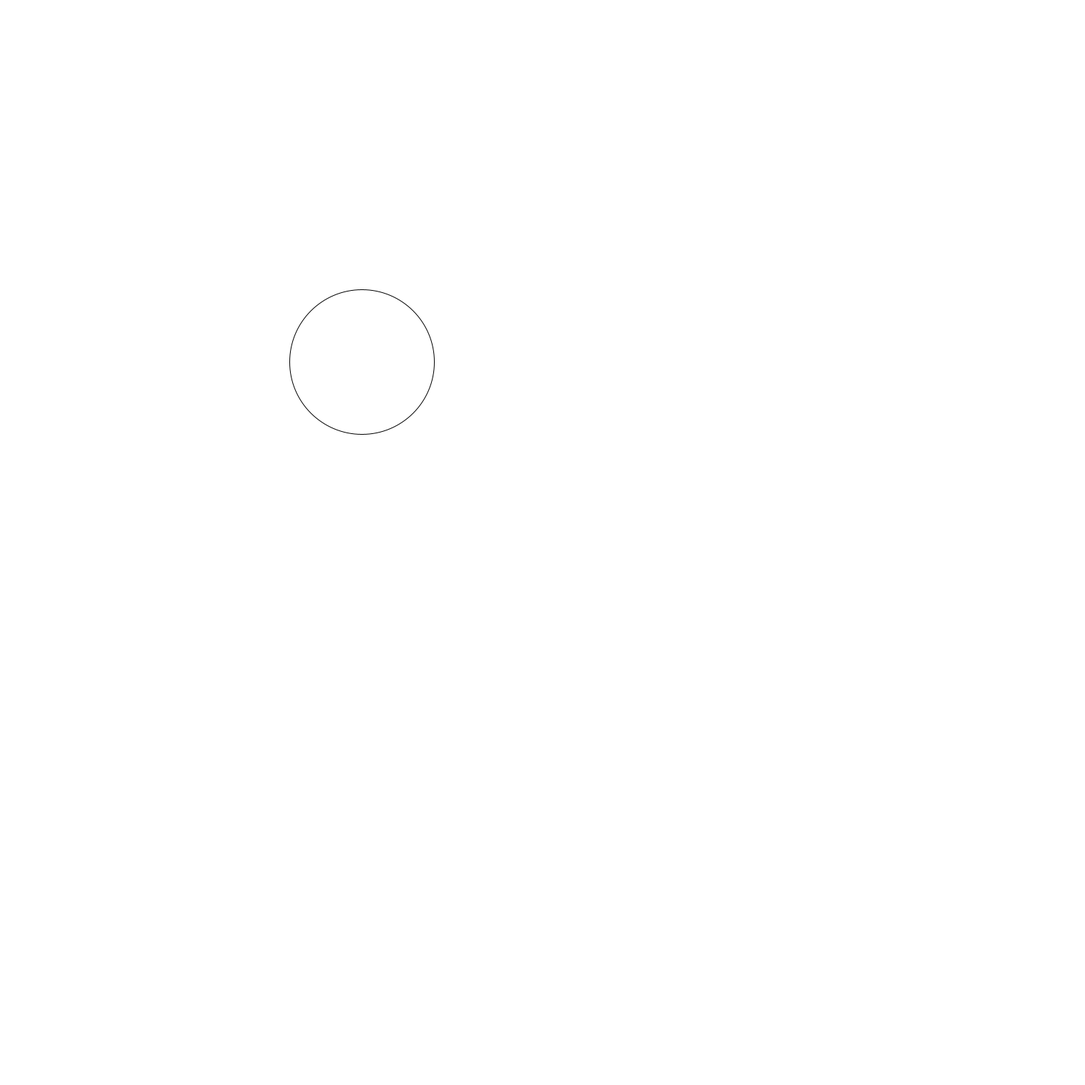
Frame 1 (no input)
Frame 60 (the mouse pressed at the canvas centre just before this capture): identical to frame 1, image omitted
Frame 120 (the mouse held since frame 60 and released just before this capture): identical to frame 1, image omitted

The Processing sketch that drew this single still picture (run headless with seeded random() and noise(); from frame 60 on, the mouse is pressed at the canvas centre):

// Processing sketch: slippery_dot
// ── slippery_dot.pde
/*** When you are done, this program will draw an ellipse 
     that jumps to new location each time you click on it.
***/
 
 // 1. Create three integer variables to represent the x, y, and the size of the ellipse
       int distance = 0;
       int x = 500;
       int y = 500;
    void setup() {
      size(1500,1500);
      // 2. Set the size of your sketch
    
    }
    
    void draw() {
    
      // 3. Set the background color of your sketch
      background(255, 255, 255);
      // 4. Draw an ellipse using the variables created at the top of the sketch for the location and size of your ellipse. 
      //    Make sure it fits in the window. Change the variables if it does not.
    ellipse(x,y,200,200); 
    
    }
    
    /******** This method gets called automatically when you press the mouse ************/
    void mousePressed() {
      //5. Create an integer variable called distance
             distance = getDistanceFromMouse(x,y);
             
      //6. The getDistanceFromMouse() method below returns a number.
      //   Set the value of your distance variable to the value returned by the getDistance method
      //   You will need to pass the x and y location of your ellipse to this method.
        if (distance<100){
          x=(int) random(width);
        }
          
      //7.  Use an if statement to check if your distance variable is < the radius of the ellipse
      //    If it is, make a new x AND y for the ellipse, for a new random location on the window
      //    Hint: Use code like this      x = (int) random(width);
       
      
    }
    
    /********  This method gives you the number of pixels between the mouse and the x,y point ***********/
    int getDistanceFromMouse(int x, int y) {
      return (int)Math.sqrt(Math.pow((mouseX-x),2) + Math.pow((mouseY-y),2));
    }
